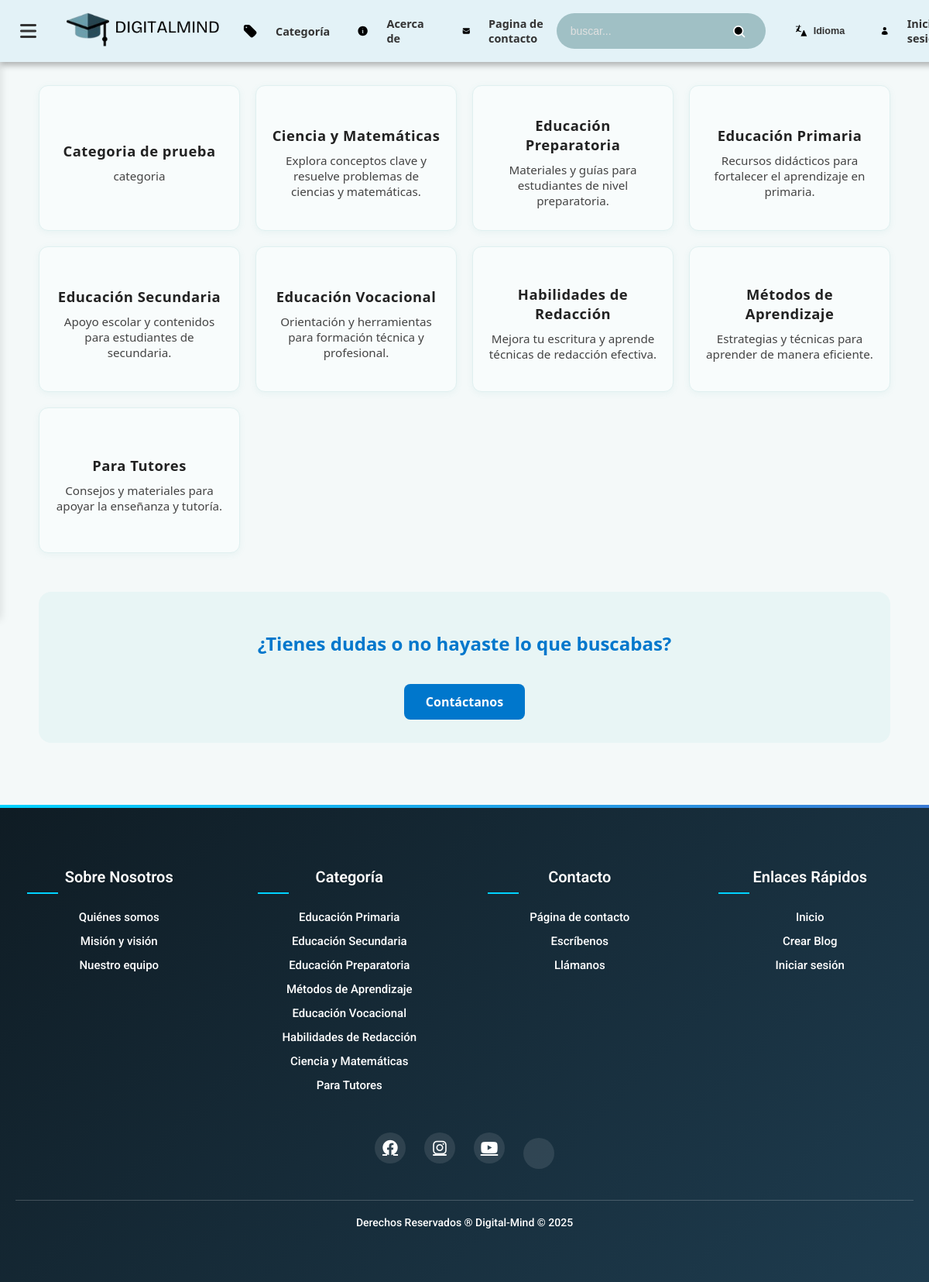
Screenshot of /PHP/categorias.php with the database file from the repository.
### tables this page shows
CREATE TABLE `categoria` (
  `id` int(11) NOT NULL,
  `nombre` varchar(100) NOT NULL,
  `descripcion_corta` varchar(255) DEFAULT NULL,
  `imagen` varchar(255) DEFAULT NULL
);

### PHP/categorias.php (the view, shortened to what this page needs)
<?php
include 'header.php';
include 'blog_db.php';
include 'dashboard.php';
$query_categorias = "SELECT * FROM categoria ORDER BY nombre ASC";
$result_categorias = mysqli_query($conn, $query_categorias);
?>
<!DOCTYPE html>
<html lang="es">
<head>
</head>
<body>
<div class="categorias-container">
  <div class="categoria-listado">
    <?php while ($cat = mysqli_fetch_assoc($result_categorias)): ?>
      <div class="categoria-card" onclick="location.href='categoria.php?id=<?= $cat['id'] ?>'">
        <h3><?= htmlspecialchars($cat['nombre']) ?></h3>
        <?php if (!empty($cat['descripcion_corta'])): ?>
          <p style="font-size:0.95em;color:#444;margin:10px 0 0 0;"><?= htmlspecialchars($cat['descripcion_corta']) ?></p>
        <?php endif; ?>
      </div>
    <?php endwhile; ?>
  </div>
  <div class="cta-contacto">
    <h2>¿Tienes dudas o no hayaste lo que buscabas?</h2>
    <a href="contact_page.php">Contáctanos</a>
  </div>
</div>
</body>
</html>
<?php include 'footer.php'; ?>
</html>

### PHP/categorias.php (style rules this page uses)
body { font-family: 'Segoe UI', sans-serif; background-color: #f4f9f9; margin: 0; padding: 0; padding-top: 70px; }
.categorias-container { max-width: 1100px; margin: auto; padding: 40px 20px; }
.categoria-listado { display: grid; grid-template-columns: repeat(auto-fit, minmax(260px, 1fr)); gap: 20px; }
.categoria-card { background: white; border-radius: 14px; padding: 20px; box-shadow: 0 4px 12px rgba(0,0,0,0.08); text-align: center; transition: transform 0.2s; cursor: pointer; border: 1px solid #d6eaea; }
.categoria-card h3 { margin: 8px 0 4px; font-size: 1.2em; color: #222; }
.categoria-card p { font-size: 0.88em; color: #666; }
.cta-contacto { text-align: center; margin-top: 50px; padding: 30px; background-color: #e8f5f5; border-radius: 16px; }
.cta-contacto h2 { font-size: 1.5em; color: #0077cc; }
.cta-contacto a { display: inline-block; margin-top: 16px; padding: 12px 28px; background-color: #0077cc; color: white; text-decoration: none; border-radius: 8px; font-weight: 600; }
.categoria-card { background: #f8fcfc; border-radius: 12px; padding: 28px 18px 18px 18px; box-shadow: 0 2px 8px rgba(74,160,162,0.08); text-align: center; transition: box-shadow 0.2s, transform 0.2s; cursor: pointer; border: 1.5px solid #e0f0f0; position: relative; min-height: 140px; display: flex; flex-direction: column; align-items: center; justify-content: center; }
.categoria-card h3 { margin: 0; font-size: 1.15em; color: #222; font-weight: 700; letter-spacing: 0.5px; }

### rows the page displays
categoria: nombre "Categoria de prueba", descripcion_corta "categoria"
categoria: nombre "Ciencia y Matemáticas", descripcion_corta "Explora conceptos clave y resuelve problemas de ciencias y matemáticas."
categoria: nombre "Educación Preparatoria", descripcion_corta "Materiales y guías para estudiantes de nivel preparatoria."
categoria: nombre "Educación Primaria", descripcion_corta "Recursos didácticos para fortalecer el aprendizaje en primaria."
categoria: nombre "Educación Secundaria", descripcion_corta "Apoyo escolar y contenidos para estudiantes de secundaria."
categoria: nombre "Educación Vocacional", descripcion_corta "Orientación y herramientas para formación técnica y profesional."
categoria: nombre "Habilidades de Redacción", descripcion_corta "Mejora tu escritura y aprende técnicas de redacción efectiva."
categoria: nombre "Métodos de Aprendizaje", descripcion_corta "Estrategias y técnicas para aprender de manera eficiente."
categoria: nombre "Para Tutores", descripcion_corta "Consejos y materiales para apoyar la enseñanza y tutoría."
